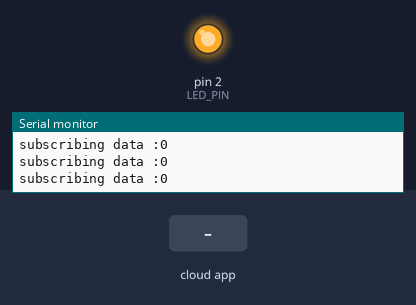
Bench run of a sketch on a simulated Arduino Uno, built with avr-gcc and run on an emulated ATmega328P. On the bench: output pins drawn as LEDs (lit = HIGH), the last lines printed to the serial monitor. The test bench sets the inputs (shaded band). The ROS host is connected and sends only what is stated.

Above: at 3.2 s.
3.3 s: the phone or cloud app sets Integer to 0
At 4.5 s:
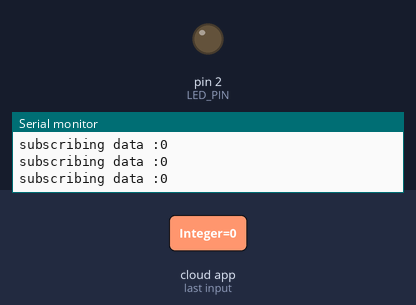
4.8 s: the phone or cloud app sets Integer to 1
At 5.2 s:
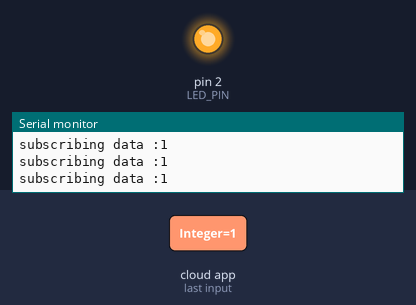
Timing chart, 0 to 7.8 s (numbered marks = the images above; inputs shaded):
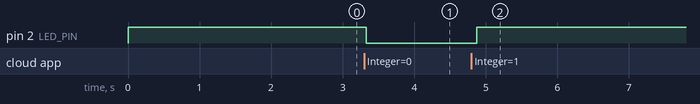

Measured:
- after the input at 3.3 s, pin 2 (LED_PIN): HIGH → LOW at once
- after the input at 4.8 s, pin 2 (LED_PIN): LOW → HIGH after 0.07 s

The sketch:

micro_ros_subscriber_wifi.ino
```cpp
#include <micro_ros_arduino.h>

#include <stdio.h>
#include <rcl/rcl.h>
#include <rcl/error_handling.h>
#include <rclc/rclc.h>
#include <rclc/executor.h>

#include <std_msgs/msg/int32.h>

rcl_subscription_t subscriber;
rcl_publisher_t publisher;
std_msgs__msg__Int32 msg;
std_msgs__msg__Int32 msg2;
rclc_executor_t executor;
rclc_support_t support;
rcl_allocator_t allocator;
rcl_node_t node;
rcl_timer_t timer;

#define LED_PIN 2

#define RCCHECK(fn) \
  { \
    rcl_ret_t temp_rc = fn; \
    if ((temp_rc != RCL_RET_OK)) { error_loop(); } \
  }
#define RCSOFTCHECK(fn) \
  { \
    rcl_ret_t temp_rc = fn; \
    if ((temp_rc != RCL_RET_OK)) {} \
  }


void error_loop() {
  while (1) {
    digitalWrite(LED_PIN, !digitalRead(LED_PIN));
    delay(100);
  }
}

void subscription_callback(const void *msgin) {
  const std_msgs__msg__Int32 *msg = (const std_msgs__msg__Int32 *)msgin;
  digitalWrite(LED_PIN, (msg->data % 5 == 0) ? LOW : HIGH);
  msg2.data = -msg->data;
  RCSOFTCHECK(rcl_publish(&publisher, &msg2, NULL));
}

void setup() {
  Serial.begin(115200);
  while (!Serial)
    ;
  Serial.println("Start");
  set_microros_wifi_transports("Ethereum", "ashnabhi", "192.168.1.30", 8888);
  Serial.println("wifi connected");
  pinMode(LED_PIN, OUTPUT);
  digitalWrite(LED_PIN, HIGH);

  delay(2000);

  allocator = rcl_get_default_allocator();

  //create init_options
  RCCHECK(rclc_support_init(&support, 0, NULL, &allocator));

  // create node
  RCCHECK(rclc_node_init_default(&node, "subscriber_node", "", &support));
  Serial.println("after node init");

  // create subscriber
  RCCHECK(rclc_subscription_init_best_effort(
    &subscriber,
    &node,
    ROSIDL_GET_MSG_TYPE_SUPPORT(std_msgs, msg, Int32),
    "/Integer"));
  Serial.println("after sub2 init");

  RCCHECK(rclc_publisher_init_best_effort(
    &publisher,
    &node,
    ROSIDL_GET_MSG_TYPE_SUPPORT(std_msgs, msg, Int32),
    "/negInt"));
  Serial.println("after pub2 init");

  // create executor
  RCCHECK(rclc_executor_init(&executor, &support.context, 1, &allocator));
  Serial.println("after exec init");
  RCCHECK(rclc_executor_add_subscription(&executor, &subscriber, &msg, &subscription_callback, ON_NEW_DATA));
  Serial.println("after add subs");
  msg2.data = 0;
}

void loop() {
  delay(100);
  RCCHECK(rclc_executor_spin_some(&executor, RCL_MS_TO_NS(100)));
  Serial.print("subscribing data :");
  Serial.println(msg.data);
}
```
